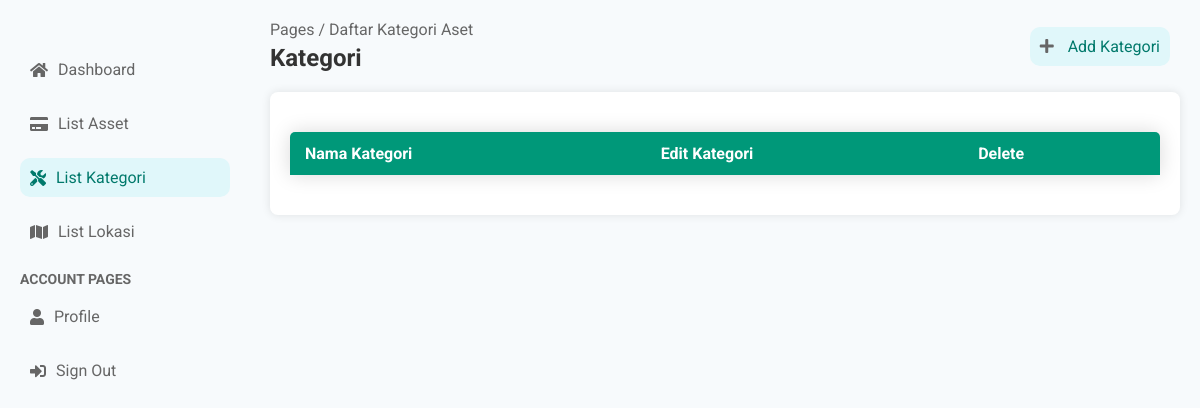
Page /dashboard/kategori/ (signed in) on the earlier database version.
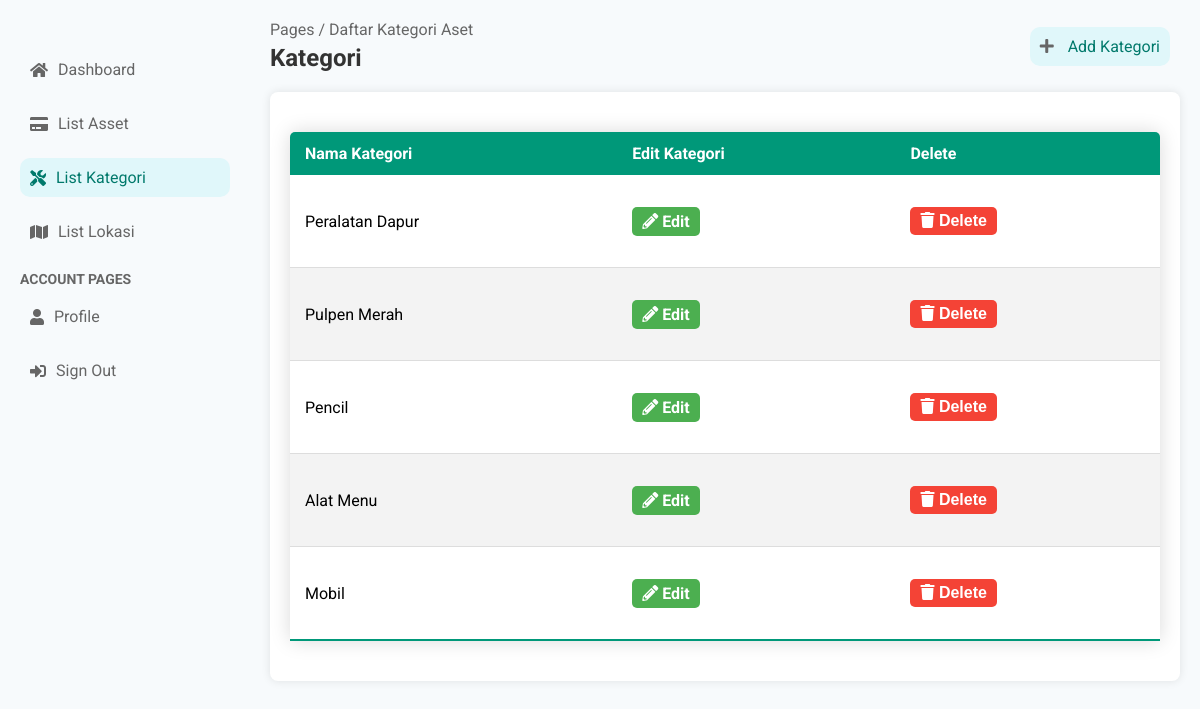
Same page on the later database version.
### accounts/models.py (models this page shows, shortened)
class Kategori(models.Model):
    nama = models.CharField(max_length=100)

### accounts/viewsStaff.py (the view)
# urls.py: path('dashboard/kategori/', viewsStaff.list_kategori, name='list_kategori'),
@login_required
@user_passes_test(is_staff)
def list_kategori(request):
    kategoris = Kategori.objects.all().order_by('-id')
    context = {
        'kategoris': kategoris,
    }
    return render(request, 'dashboard/list_kategori.html', context)

### accounts/context_processors.py (called while the page is built)
def versioned_static(request):
    version = 'v1.44'  # Increment this version number
    return {
        'STATIC_VERSION': version,
    }

### accounts/viewsStaff.py (called while the page is built)
def is_staff(user):
    return user.is_authenticated and user.is_staff

### templates/dashboard/list_kategori.html (shortened to what this page needs)
{% extends 'dashboard/base.html' %}
{% block content %}
<nav class="sidebar-nav">
    <ul>
        <li><a href="{% url 'dashboard_staff' %}"><i class="fas fa-home"></i> Dashboard</a></li>
        <li><a href="{% url 'list_aset' %}"><i class="fas fa-credit-card"></i>List Asset</a></li>
        <li class="active"><a href="{%  url 'list_kategori' %}"><i class="fas fa-tools"></i>List Kategori</a></li>
        <li><a href="{% url 'list_posisi' %}"><i class="fas fa-map"></i>List Lokasi</a></li>
    </ul>
    <h3>Account Pages</h3>
    <ul>
        <li><a href="{% url 'profile' %}"><i class="fas fa-user"></i> Profile</a></li>
        <li><a href="{% url 'logout' %}"><i class="fas fa-sign-in-alt"></i> Sign Out</a></li>
    </ul>
</nav>
</aside>
<div class="main-content">
    <header class="main-header">
        <div class="breadcrumb">
            <span>Pages / Daftar Kategori Aset</span>
            <h2>Kategori</h2>
        </div>
        <div class="header-right">
            <a href="{% url 'tambah_kategori' %}" class="btn-add"><i class="fas fa-plus"></i> Add Kategori</a>
        </div>
    </header>
    <div class="form-container">
              <table>
            <thead>
                <tr>
                    <th>Nama Kategori</th>
                    <th>Edit Kategori</th>
                    <th>Delete</th>
                </tr>
            </thead>
            <tbody>
                {% for kategori in kategoris %}
                    <tr>
                        <td data-label="Nama Kategori">{{ kategori.nama }}</td>
                        <td data-label="Edit">
                            <a href="{% url 'edit_kategori' kategori.id %}" class="btn-edit"><i class="fas fa-pencil-alt"></i> Edit</a>
                        </td>
                        <td data-label="Delete">
                            <form action="{% url 'delete_kategori' kategori.id %}" method="post">
                                <button type="submit" class="btn-delete" onclick="return confirm('Apakah Anda yakin ingin menghapus kategori ini?');">
                                    <i class="fas fa-trash"></i> Delete
                                </button>
                            </form>
                        </td>
                    </tr>
                {% endfor %}
            </tbody>
        </table>
</div>
</div>
{% endblock %}

Differences in the rows shown:
added Kategori: nama "Peralatan Dapur"
added Kategori: nama "Pulpen Merah"
added Kategori: nama "Pencil"
added Kategori: nama "Alat Menu"
added Kategori: nama "Mobil"
